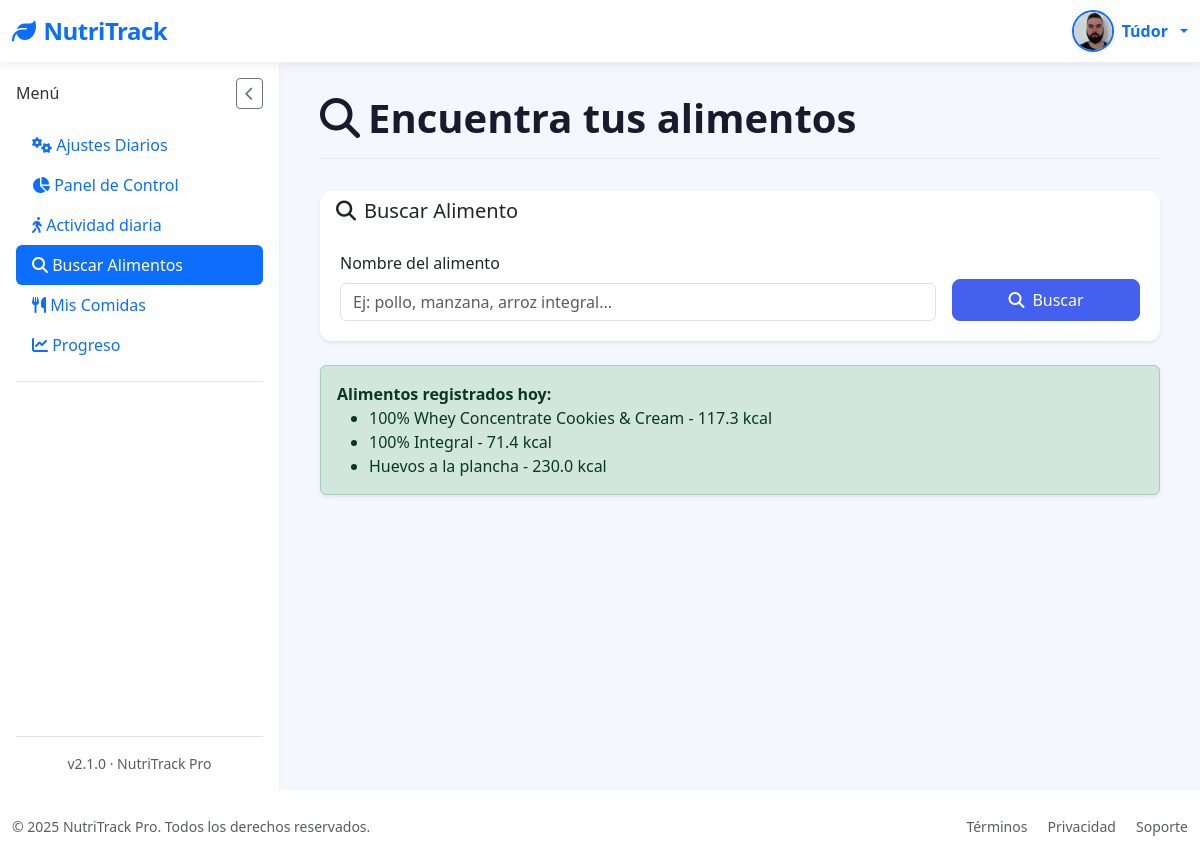
/search_food (signed in), run on an earlier commit of the app's database.
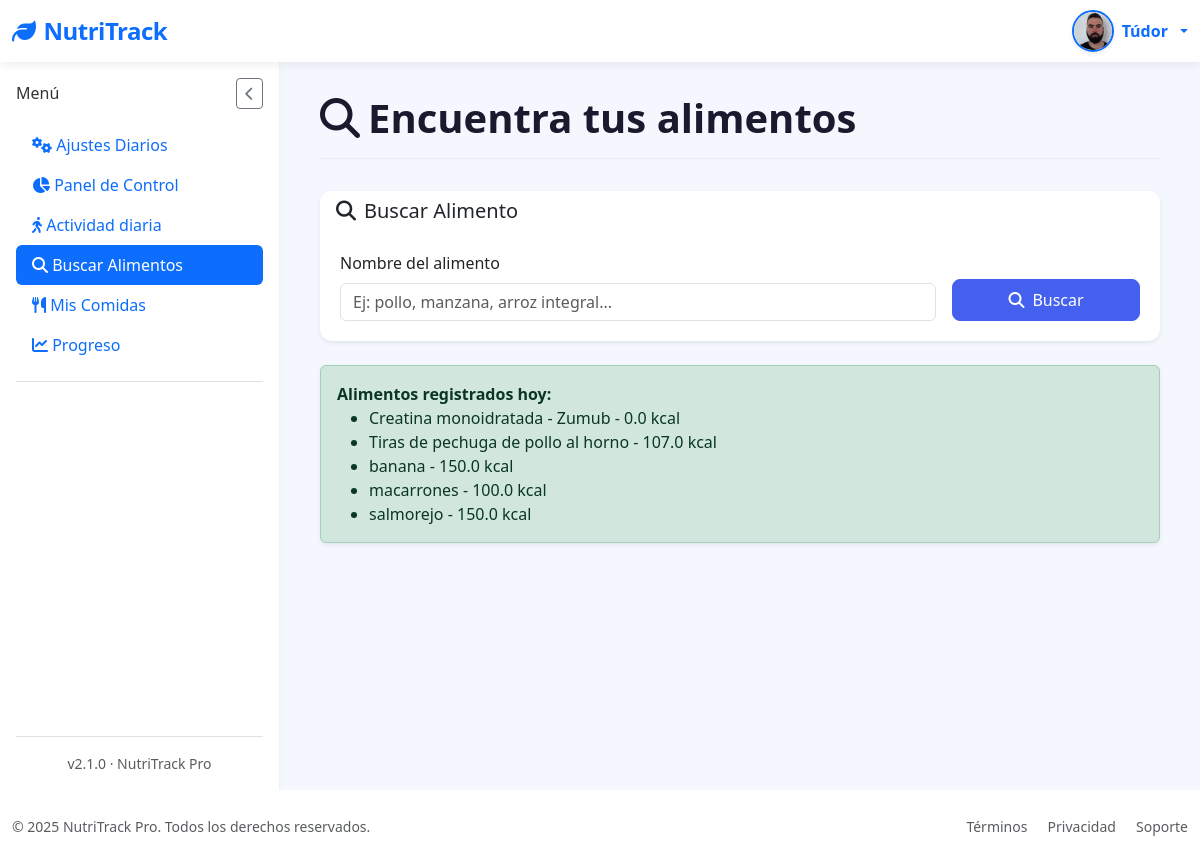
And on a later commit of the database.
### tables this page shows
CREATE TABLE "food_entries" (
	"id"	INTEGER,
	"user_id"	INTEGER NOT NULL,
	"food_name"	TEXT NOT NULL,
	"calories"	REAL,
	"proteins"	REAL,
	"fats"	REAL,
	"carbs"	REAL,
	"date"	TIMESTAMP DEFAULT CURRENT_TIMESTAMP,
	"created_at"	TEXT,
	PRIMARY KEY("id" AUTOINCREMENT),
	FOREIGN KEY("user_id") REFERENCES "loggin"("id")
);

### app/controllers/SearchFoodController.py (the view, shortened to what this page needs)
@app.route('/search_food')
@login_required
def search_food():
    query = request.args.get('query', '').strip()
    today_foods = get_food_entries_for_date(current_user.id, date.today())
    if not query:
        return render_template(
            "SearchFood/FoodResults.html",
            alimentos=[],
            query="",
            today_foods=today_foods
        )

### app/__init__.py (called while the page is built)
@login_manager.user_loader
def load_user(user_id):
    return User.get_by_id(user_id)

### app/conexion.py (called while the page is built)
@contextmanager
def get_db_connection():
    conn = sqlite3.connect(DATABASE)
    conn.row_factory = sqlite3.Row  # Esto permite acceso como diccionario
    try:
        yield conn
    finally:
        conn.close()

@contextmanager
def get_db_cursor():
    with get_db_connection() as conn:
        cursor = conn.cursor()
        try:
            yield cursor
            conn.commit()
        except:
            conn.rollback()
            raise

### app/controllers/UsersController.py (called while the page is built)
@app.context_processor
def inject_prefs():
    if current_user.is_authenticated:
        prefs = get_user_preferences(current_user.id)  # función que recupera las prefs
        return dict(prefs=prefs)
    return dict(prefs=None)

### app/models/UsersModel.py (called while the page is built)
def get_user_preferences(user_id):
    with get_db_cursor() as cursor:
        cursor.execute("SELECT preferences FROM loggin WHERE id = ?", (user_id,))
        row = cursor.fetchone()
        try:
            return json.loads(row["preferences"]) if row and row["preferences"] else {}
        except:
            return {}

### app/templates/SearchFood/FoodResults.html (shortened to what this page needs)
{% extends "base.html" %}
{% block section %}
<div class="page-header">
  <h1 class="page-title">
    <i class="fas fa-search me-2"></i>Encuentra tus alimentos
  </h1>
</div>
<div class="card border-0 shadow-sm mb-4">
    <div class="card-header bg-white border-0">
      <h5 class="mb-0">
        <i class="fas fa-search me-2"></i>Buscar Alimento
      </h5>
    </div>
    <div class="card-body">
      <form method="GET" action="{{ url_for('search_food') }}" class="row g-3">
        <div class="col-md-9">
          <label for="query" class="form-label fw-medium">Nombre del alimento</label>
          <input
            type="text"
            class="form-control"
            name="query"
            id="query"
            placeholder="Ej: pollo, manzana, arroz integral..."
            required
          >
        </div>
        <div class="col-md-3 d-flex align-items-end">
          <button type="submit" class="btn btn-primary w-100">
            <i class="fas fa-search me-2"></i>Buscar
          </button>
        </div>
      </form>
    </div>
</div>
{% if today_foods %}
<div class="alert alert-success shadow-sm">
    <strong>Alimentos registrados hoy:</strong>
    <ul class="mb-0">
        {% for food in today_foods %}
            <li>{{ food.nombre }} - {{ food.calorias }} kcal</li>
        {% endfor %}
    </ul>
</div>
{% else %}
<div class="alert alert-info shadow-sm">
    No has registrado alimentos hoy.
</div>
{% endif %}
{% endblock %}

What changed in the data, as far as the page shows it:
removed food_entries: nombre "100% Whey Concentrate Cookies & Cream", calorias "117.3"
removed food_entries: nombre "100% Integral", calorias "71.4"
removed food_entries: nombre "Huevos a la plancha", calorias "230.0"
added food_entries: nombre "Creatina monoidratada - Zumub", calorias "0.0"
added food_entries: nombre "Tiras de pechuga de pollo al horno", calorias "107.0"
added food_entries: nombre "banana", calorias "150.0"
added food_entries: nombre "macarrones", calorias "100.0"
added food_entries: nombre "salmorejo", calorias "150.0"
